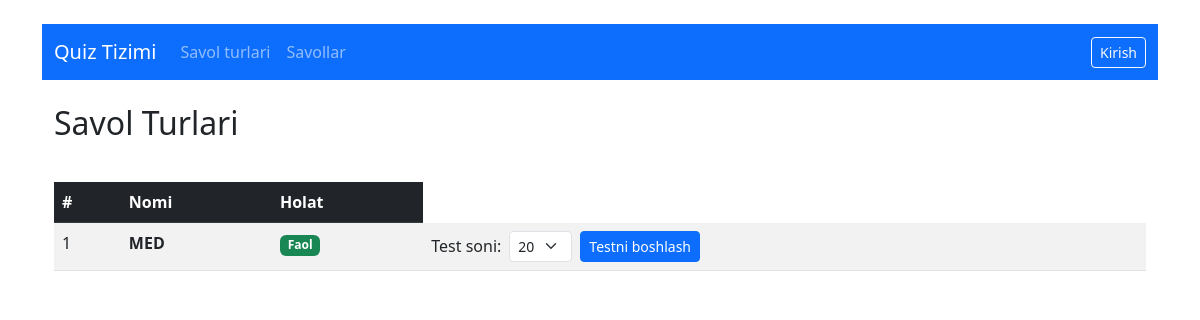
Page /quiz/quiztypes/ on the committed database.
### quiz/models.py (models this page shows, shortened)
class QuizType(models.Model):
    name = models.CharField(max_length=200)
    is_active = models.BooleanField(default=True)

### quiz/views.py (the view)
# urls.py: path('quiztypes/', views.QuizTypeListView.as_view(), name='quiztype_list'),
class QuizTypeListView(ListView):
    model = QuizType
    template_name = 'quiz/quiztype_list.html'
    context_object_name = 'quiztypes'
    paginate_by = 10
    def get_queryset(self):
        return QuizType.objects.filter(is_active=True).order_by('-id')

### quiz/templates/quiz/quiztype_list.html (shortened to what this page needs)
{% extends 'quiz/base.html' %}
{% block content %}
<div class="container-fluid">
    <div class="row mb-4">
        <div class="col-12">
            <h2 class="mb-3">Savol Turlari</h2>
        </div>
    </div>
    <div class="row">
        <div class="col-12">
            <div class="table-responsive">
                <table class="table table-striped table-hover">
                    <thead class="table-dark">
                        <tr>
                            <th scope="col" class="text-nowrap">#</th>
                            <th scope="col" class="text-nowrap">Nomi</th>
                            <th scope="col" class="text-nowrap">Holat</th>
                        </tr>
                    </thead>
                    <tbody>
                    {% for qt in quiztypes %}
                        <tr>
                            <td class="text-nowrap">{{ forloop.counter0|add:page_obj.start_index }}</td>
                            <td class="fw-bold">{{ qt.name }}</td>
                            <td>
                                <span class="badge bg-{% if qt.is_active %}success{% else %}secondary{% endif %}">
                                    {% if qt.is_active %}Faol{% else %}Nofaol{% endif %}
                                </span>
                            </td>
                            <td>
                                <div class="d-flex flex-column flex-md-row gap-2 align-items-start align-items-md-center">
                                    <form action="{% url 'start_quiz' qt.pk %}" method="get" class="d-flex flex-column flex-sm-row gap-2 align-items-start align-items-sm-center">
                                        <div class="d-flex flex-column flex-sm-row align-items-start align-items-sm-center gap-2">
                                            <label for="count_{{ qt.pk }}" class="form-label mb-0 text-nowrap">Test soni:</label>
                                            <select id="count_{{ qt.pk }}" name="count" class="form-select form-select-sm w-auto">
                                                <option value="20" selected>20</option>
                                            </select>
                                        </div>
                                        <button type="submit" class="btn btn-sm btn-primary text-nowrap">
                                             Testni boshlash
                                        </button>
                                    </form>
                                </div>
                            </td>
                        </tr>
                    {% endfor %}
                    </tbody>
                </table>
            </div>
        </div>
    </div>
</div>
{% endblock %}

### rows in the picture
QuizType: name "MED", is_active "Faol", count "20"
